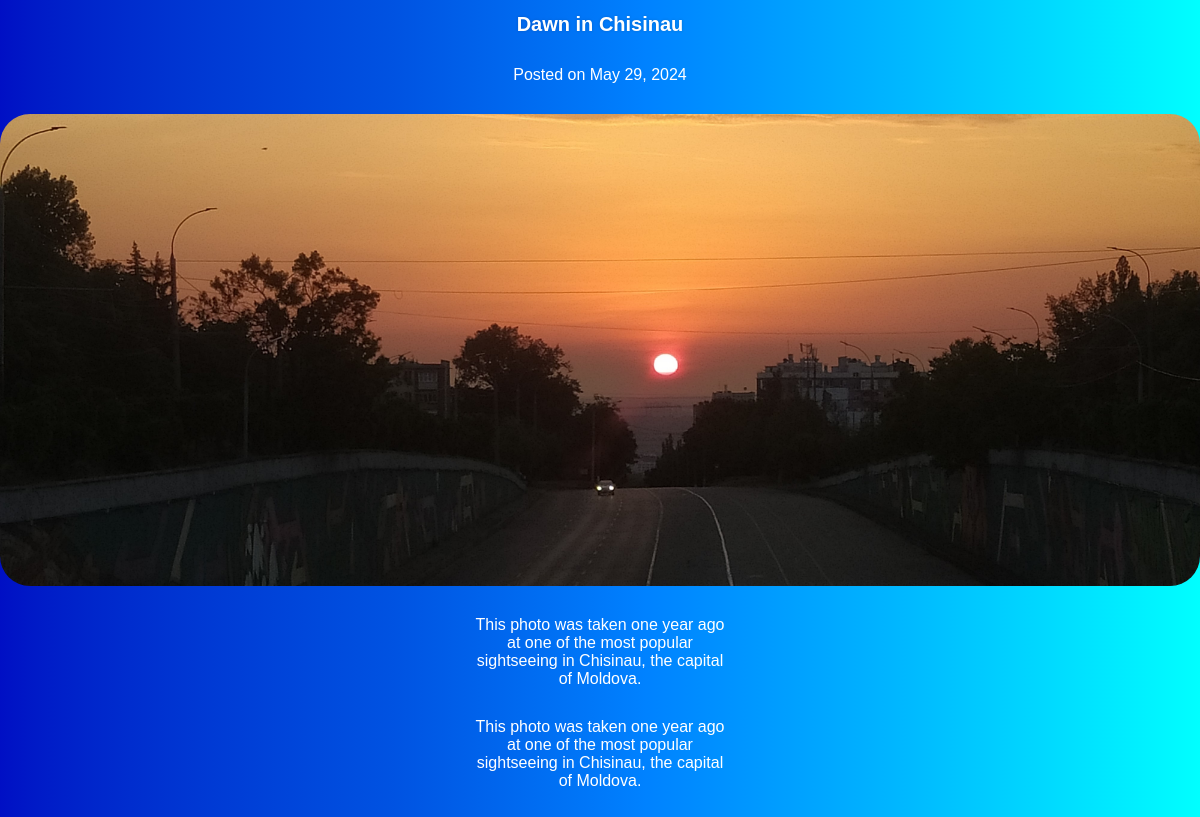
Page /post/6/ on the committed database.
### myapp/models.py (models this page shows)
class Post(models.Model):
    title = models.CharField(max_length=30)
    post_date = models.DateField()
    image = models.ImageField(upload_to='static/Images/')
    paragraph = models.TextField(max_length=250)
    more_details_for_the_dedicated_page = models.TextField(max_length=2500, default=' ')

### myapp/views.py (the view)
# urls.py: path('post/<int:post_id>/', views.post_detail, name='post_detail'),
def post_detail(request, post_id):
    post = get_object_or_404(Post, pk=post_id)
    return render(request, './html/post_detail.html', {'post': post})

### myapp/templates/html/post_detail.html (shortened to what this page needs)
<!DOCTYPE html>
<html lang="en">
<head>
    <link rel="stylesheet" type="text/css" href="../../static/css/post_detail.css">
</head>
<body class="backgr">
    <h1 class="ihead">{{ post.title }}</h1>
    <p>Posted on {{ post.post_date }}</p>
    <img src="{{ post.image.url }}" alt="{{ post.title }}">
    <p>{{ post.paragraph }}</p>
    <p>{{ post.more_details_for_the_dedicated_page }}</p>
</body>
</html>

### myapp/static/css/post_detail.css (style rules this page uses)
img { display: block; margin-left: auto; margin-right: auto; border-radius: 30px; max-width: 100%; height: auto; }
p { max-width: 250px; color: rgb(255, 255, 255); font-family: Arial, sans-serif; text-align: center; margin: auto; margin-top: 30px; margin-bottom: 30px; }
.ihead { text-align: center; color: rgb(255, 255, 255); font-size: 20px; font-weight: bold; text-shadow: 0 0 3px rgba(0, 0, 0, 0.175); font-family: Verdana, sans-serif; }
.backgr { margin: 0px; background-image: linear-gradient( to right in oklab, oklch(37% 0.26 259) 0%, 61%, oklch(81% 0.5 204) 100% ); }

### rows in the picture
Post: title "Dawn in Chisinau", post_date "May 29, 2024", image (picture), paragraph "This photo was taken one year ago at one of the most popular sightseeing in Chisinau, the capital of Moldova.", more_details_for_the_dedicated_page "This photo was taken one year ago at one of the most popular sightseeing in Chisinau, the capital of Moldova."
